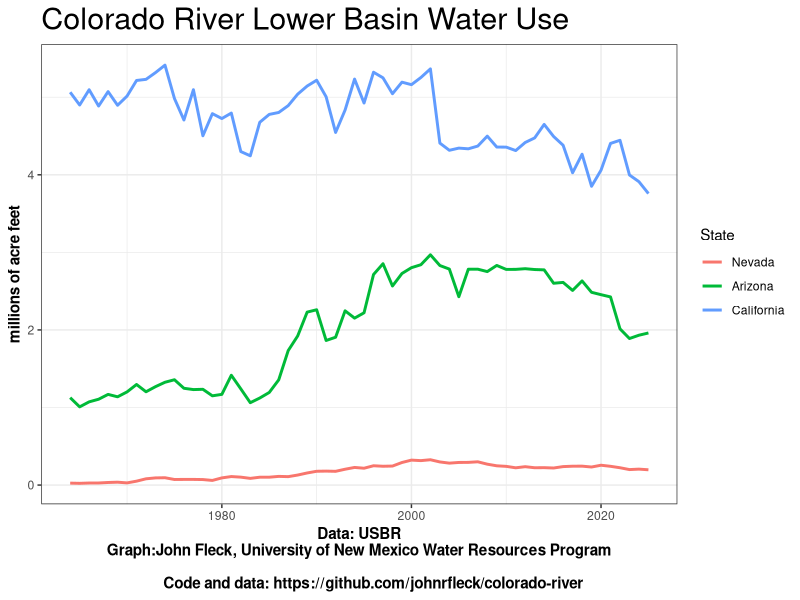

Source code (R):
# Graph of water use in the Lower Colorado River Basin
# Data from the US Bureau of Reclamation
# Compilation by John Fleck, University of New Mexico Water Resources Program
# fleckj@unm.edu
library(ggplot2)
library(tidyverse)
library(readr)
library(reshape2)

lb <- read_csv("./data/lower-basin-use.csv", col_names=TRUE)

newdata <- as_tibble(melt(lb, id.vars="Year", 
                          variable.name="State", 
                          value.name="Use"))

ggplot(newdata, aes(x=Year, y=Use/1000000, colour=State)) +
  theme_bw() +
  theme(plot.title = element_text(size = rel(2)),
        panel.background = element_rect(colour = NA),
        plot.background = element_rect(colour = NA),
        plot.subtitle = element_text(size = rel(1.5)),
        axis.title = element_text(face = "bold",size = rel(1))) +
  geom_line(size=1) +
  ylab("millions of acre feet") +
  xlab("Data: USBR\nGraph:John Fleck, University of New Mexico Water Resources Program\n
       Code and data: https://github.com/johnrfleck/colorado-river") +
  ggtitle("Colorado River Lower Basin Water Use")